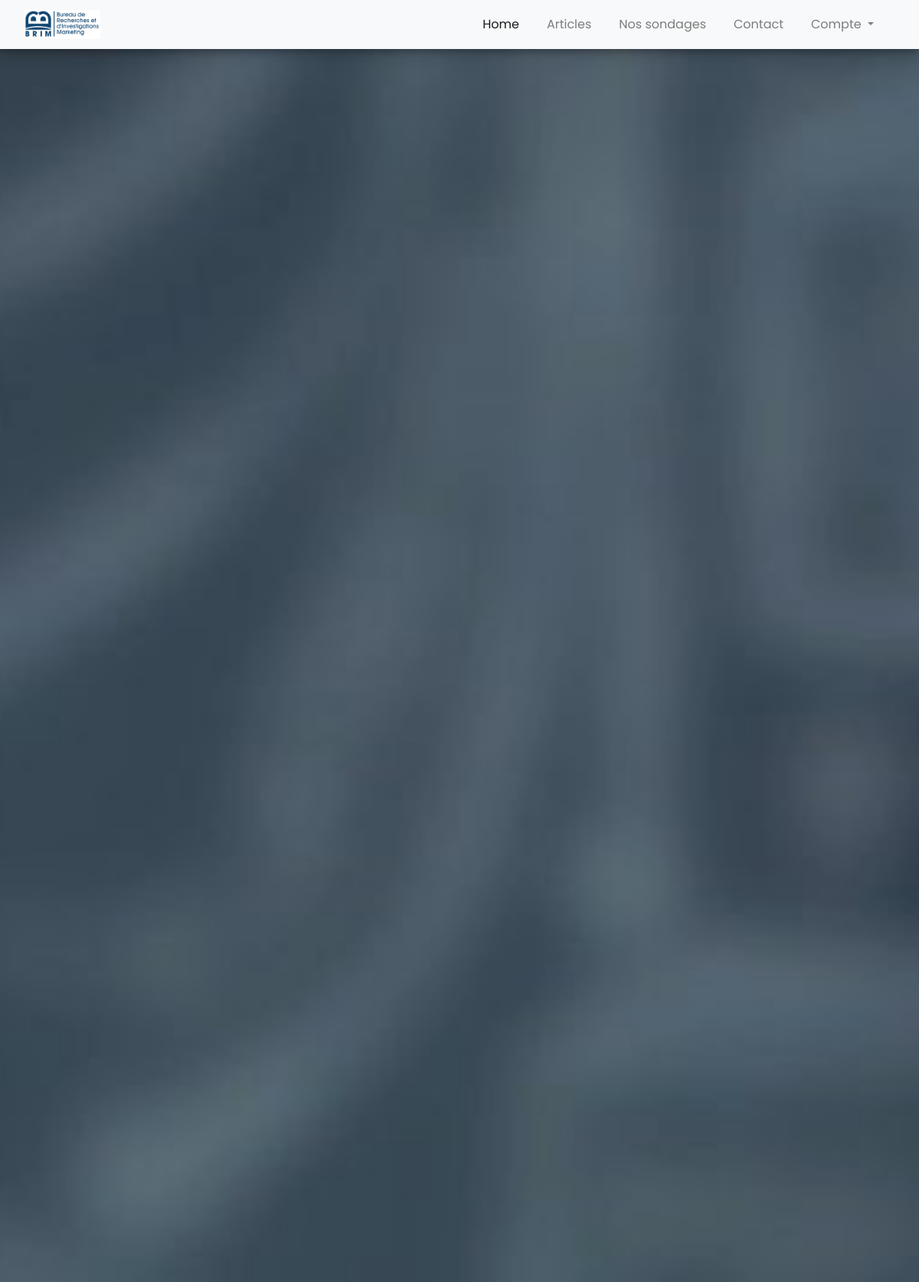
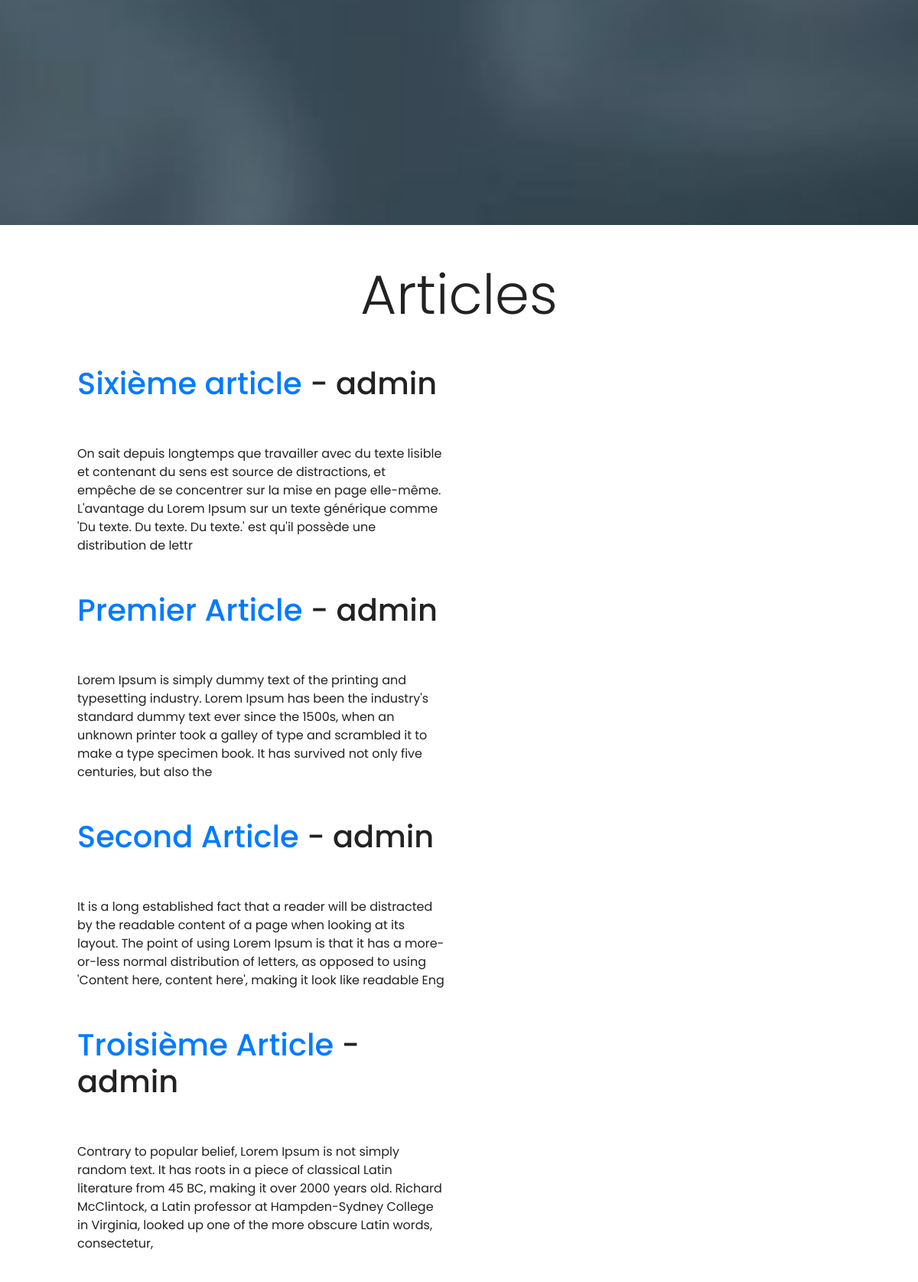
Screenshot of /blog/ (upper part) with the database file from the repository (2 pictures, top to bottom).
### blog/models.py (models this page shows, shortened)
class Article(models.Model):
	title = models.CharField(max_length=255)
	author = models.ForeignKey("auth.User", limit_choices_to={'groups__name': "Admin"}, on_delete=models.CASCADE)
	body = models.TextField()
	date_pub = models.DateField(auto_now_add = True)

### blog/views.py (the view)
# urls.py: path('', ArticlesView.as_view(), name ="listeArticles"),
class ArticlesView(ListView):
	model = Article
	template_name = 'blog/listeArticles.html'
	ordering = ['-date_pub']

### templates/blog/listeArticles.html (shortened to what this page needs)
{% extends 'base.html'%}
{% load static %}
{% block content %}
<figure>
</figure>
<br> <br>
<div class="container ">
	<h1 class="display-3 text-center"> Articles</h1> <br>
<div class="col-md-6">
	<ul style="list-style: none;">
		{% for article in object_list %}
		<li> <h1> <a href="{% url 'blog:articleDetail' article.pk %} ">{{ article.title }}</a> - {{ article.author }}
			</h1>
			<br/><br>
			{{ article.body|slice:":300" }}
		</li>
		<br><br>
		{% endfor %}
	</ul>
</div>
</div>
{% endblock %}

### static/style.css (style rules this page uses)
html, body { height:100%; width:100%; font-family: 'Poppins', sans-serif; color: #222; }
body { margin: 0; padding: 0; position: absolute; }
figure { position: relative; width: 100%; height: 50%; margin: 0!important; }
[class*="col-"] { padding: 1rem; }
* { box-sizing: border-box; }

### rows the page displays
Article: title "Sixième article", author "admin", body "On sait depuis longtemps que travailler avec du texte lisible et contenant du sens est source de distractions, et empêche de se concentrer sur la mise en page elle-même. L'avantage du Lorem Ipsum sur un texte générique comme 'Du texte. Du texte. Du texte.' est qu'il possède une distribution de lettr"
Article: title "Premier Article", author "admin", body "Lorem Ipsum is simply dummy text of the printing and typesetting industry. Lorem Ipsum has been the industry's standard dummy text ever since the 1500s, when an unknown printer took a galley of type and scrambled it to make a type specimen book. It has survived not only five centuries, but also the"
Article: title "Second Article", author "admin", body "It is a long established fact that a reader will be distracted by the readable content of a page when looking at its layout. The point of using Lorem Ipsum is that it has a more-or-less normal distribution of letters, as opposed to using 'Content here, content here', making it look like readable Eng"
Article: title "Troisième Article", author "admin", body "Contrary to popular belief, Lorem Ipsum is not simply random text. It has roots in a piece of classical Latin literature from 45 BC, making it over 2000 years old. Richard McClintock, a Latin professor at Hampden-Sydney College in Virginia, looked up one of the more obscure Latin words, consectetur,"
